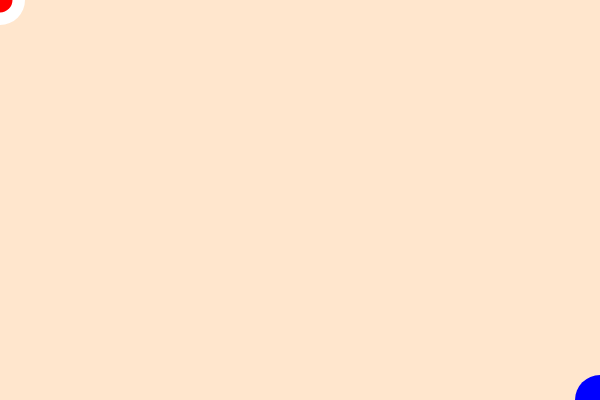
Frame 1 (no input)
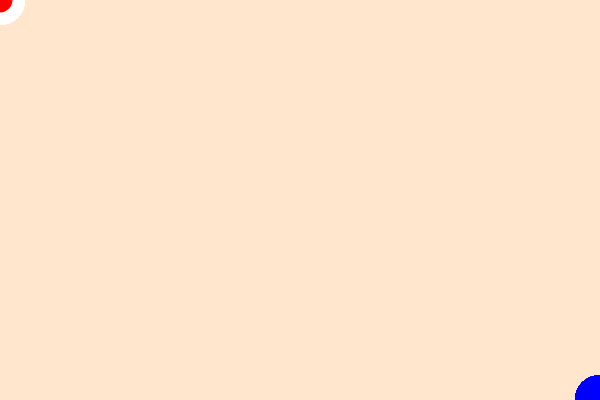
Frame 60 (no input)
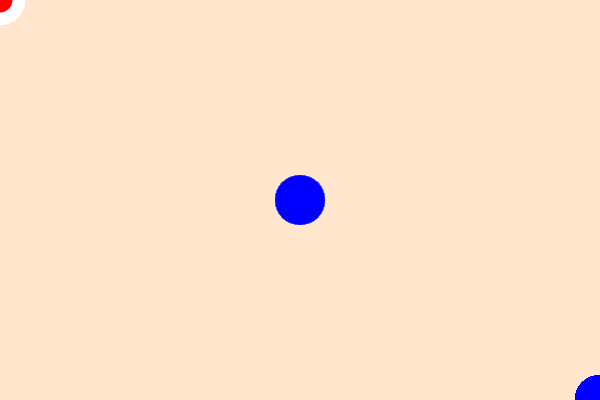
Frame 120 (the mouse pressed at the canvas centre since frame 60)

The p5.js sketch that drew these frames (run headless with seeded random() and noise() and a simulated clock; from frame 60 on, the mouse is pressed at the canvas centre):

// p5.js sketch
// ── sketch.js
var dia = 50;

function setup() {
  createCanvas(600, 400);
  background(255, 230, 205);
}

function draw() {
  noStroke();
  fill(255);
  ellipse(mouseX, mouseY, dia);
  fill(255, 0, 0);
  ellipse(mouseX, mouseY, dia / 2);
  fill(0, 0, 255);
  ellipse(width - mouseX, height - mouseY, dia);
}
